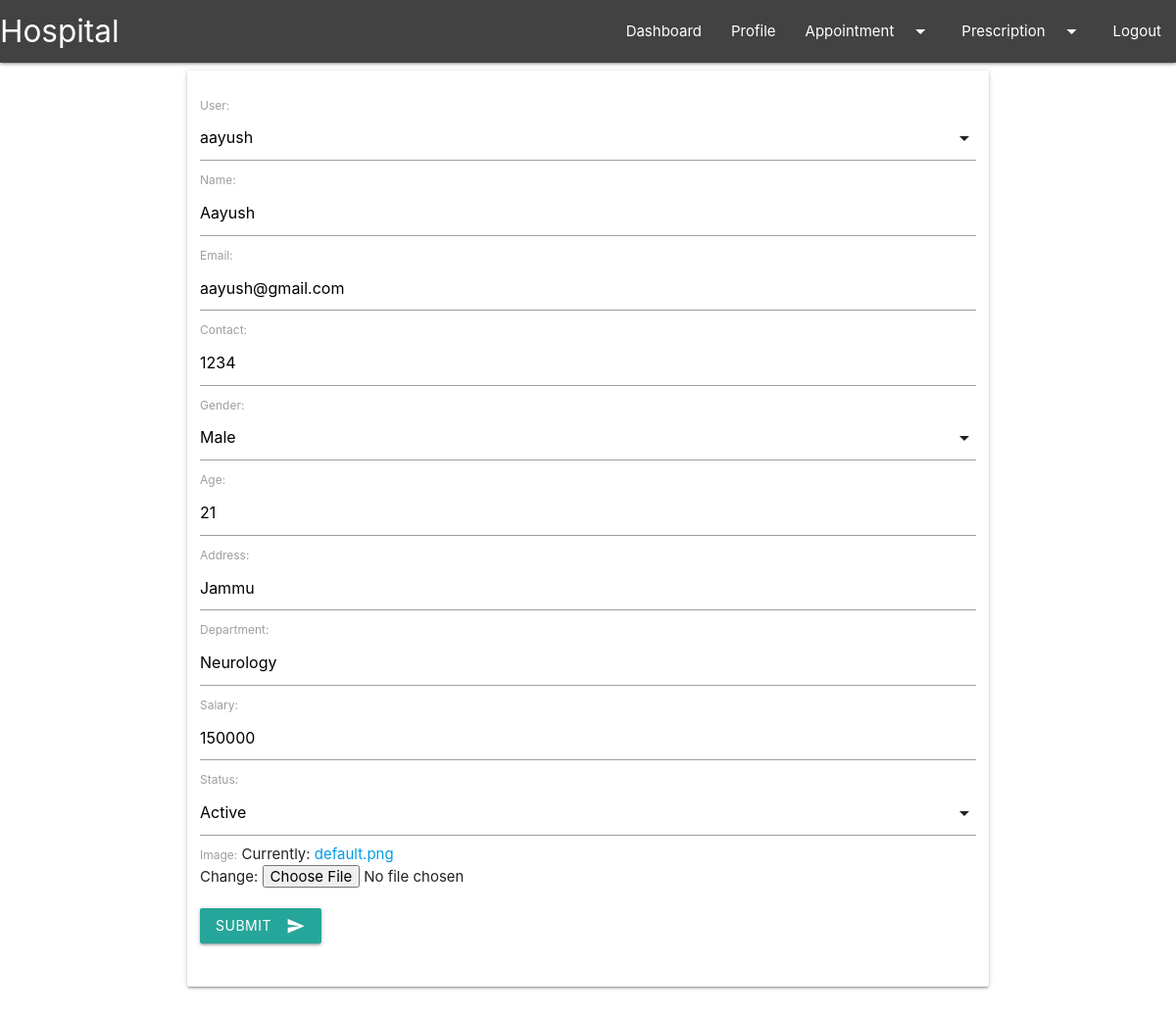
/update-doctor/4/ (signed in), run on the app's committed database.
### accounts/models.py (models this page shows, shortened)
class Doctor(models.Model):
    user = models.OneToOneField(User, on_delete=models.CASCADE)
    name = models.CharField(max_length=200)
    email = models.EmailField(max_length=200, null=True)
    contact = models.CharField(max_length=20)
    gender = models.CharField(max_length=100, choices=GENDER)
    age = models.CharField(max_length=3)
    address = models.CharField(max_length=255)
    department = models.CharField(max_length=100, null=False, blank=False)
    salary = models.IntegerField(null=False, blank=False)
    status = models.CharField(max_length=200, null=False, blank=False, choices=STATUS)
    image = models.ImageField(default="default.png", upload_to="profile_pics")

### accounts/decorators.py (the view)
        def wrapper_func(request, *args, **kwargs):
            group = None
            if request.user.groups.exists():
                group = request.user.groups.all()[0].name
            if group in allowed_roles:
                return view_func(request, *args, **kwargs)
            else:
                return HttpResponse("You are not authorized to view this page")

### accounts/forms.py
class DoctorForm(ModelForm):
    class Meta:
        model = Doctor
        fields = "__all__"

### accounts/views.py (called while the page is built, shortened)
@login_required(login_url="login")
@allowed_users(allowed_roles=["doctor", "hr"])
def updateDoctor(request, pk):
    doctor = Doctor.objects.get(user_id=pk)
    form = DoctorForm(instance=doctor)
    context = {
        "form": form,
        "doctor": doctor,
    }
    return render(request, "accounts/docUpdate.html", context)

### accounts/templates/accounts/docUpdate.html (shortened to what this page needs)
{% extends "accounts/main.html" %}
{% block content %}
<div class="container">
    <div class="row">
        <div class="col s12">
            <div class="card">
                <div class="card-content">
                    <form method="POST" enctype="multipart/form-data">
                        <div class="row">
                            {{form.as_p}}
                        </div>
                        <div class="row">
                            <button class="btn btn-lg waves-effect waves-light mt-2" type="submit" name="action">Submit
                                <i class="material-icons right">send</i>
                            </button>
                        </div>
                    </form>
                </div>
            </div>
        </div>
    </div>
</div>
{% endblock content %}

### data on the page
Doctor: name "Aayush", email "aayush@gmail.com", contact "1234", age "21", address "Jammu", department "Neurology", salary "150000"
